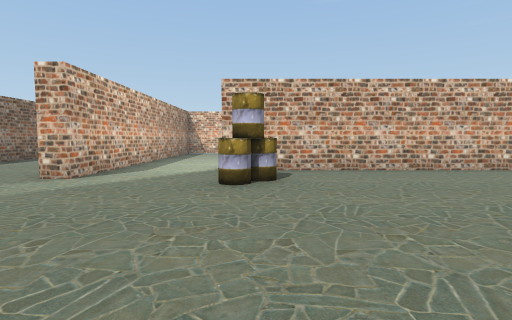
[1] (above)

19 first-person views from a walk through a Unity game level. The camera is 1.4 m above the floor, tilts 4° down and sees 80° across. The floor is counted in squares, 2 m on a side. Each view is taken from the middle of a square. On the plan, view 1 faces up. The plan holds only what a view shows up to about 10 squares ahead; the rest is blank. The player character is not drawn.

[2]
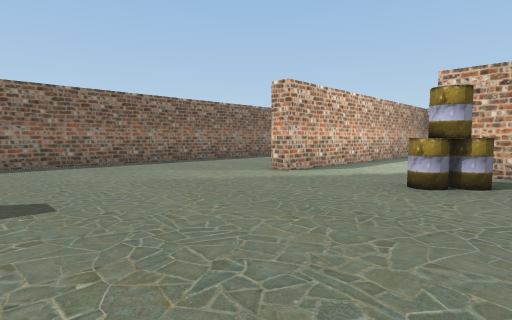

[3]
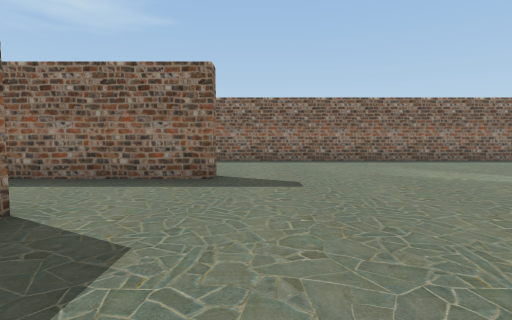

[4]
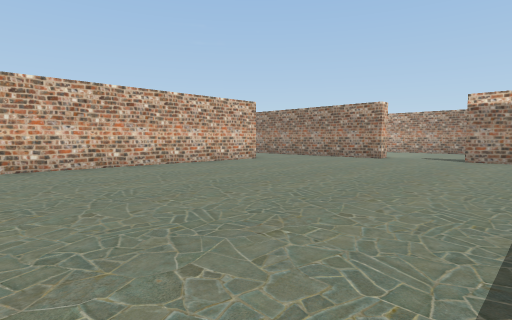

[5]
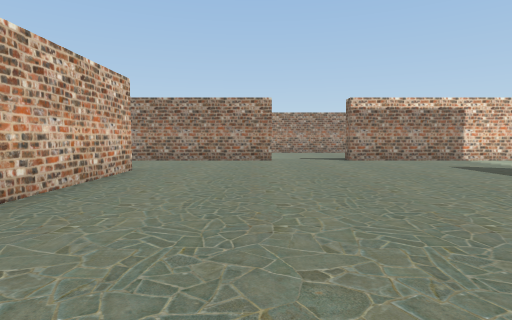

[6]
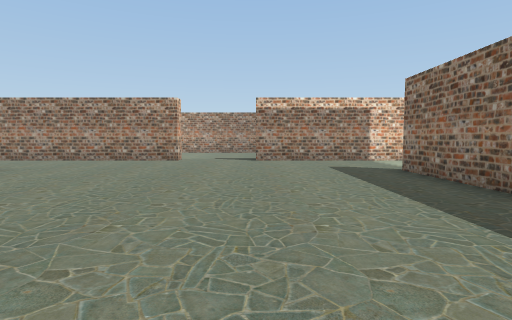

[7]
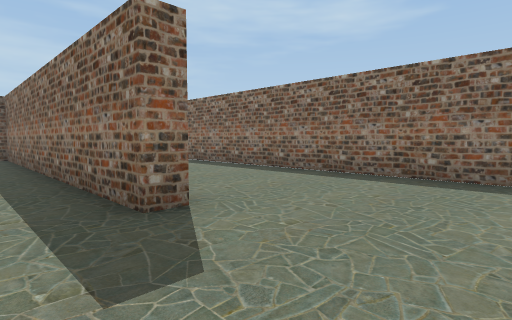

[8]
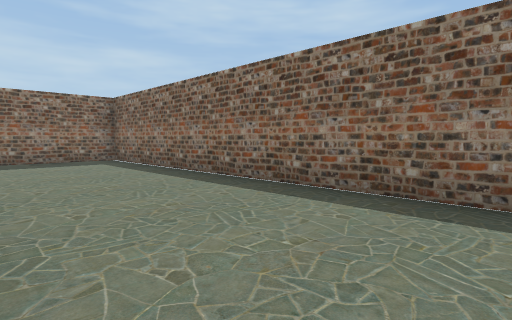

[9]
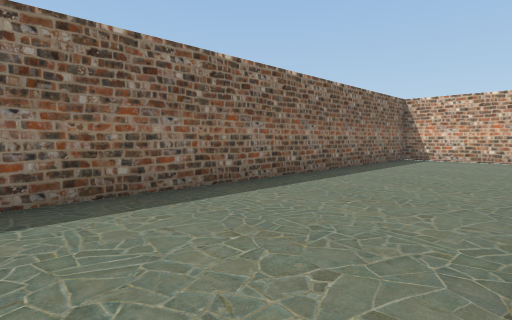

[10]
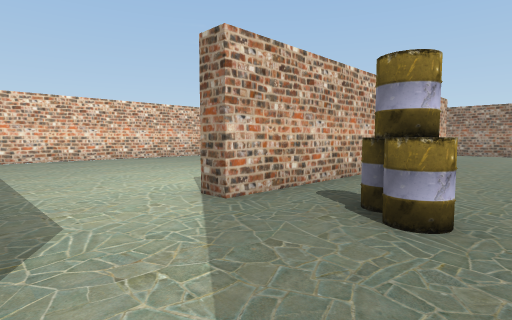

[11]
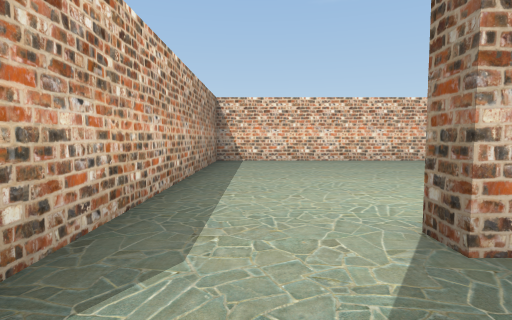

[12]
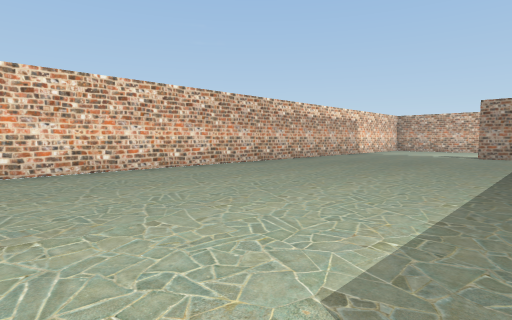

[13]
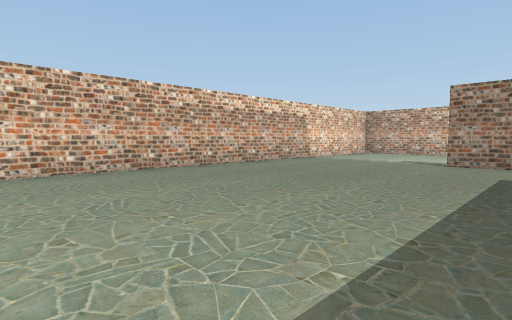

[14]
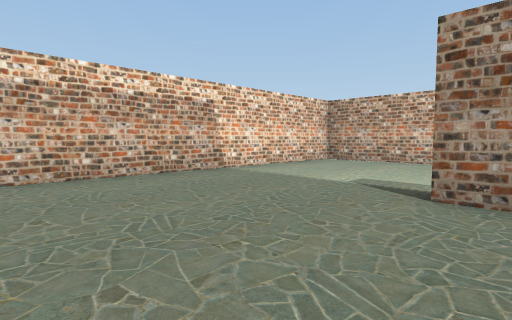

[15]
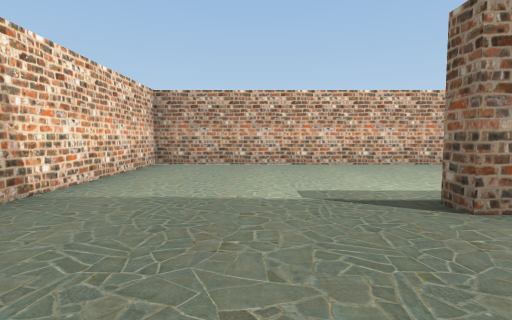

[16]
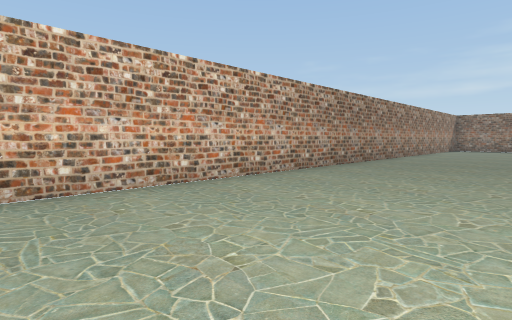

[17]
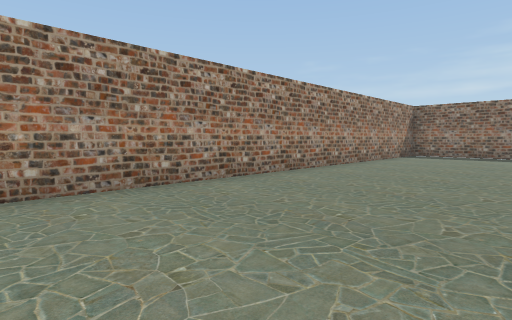

[18]
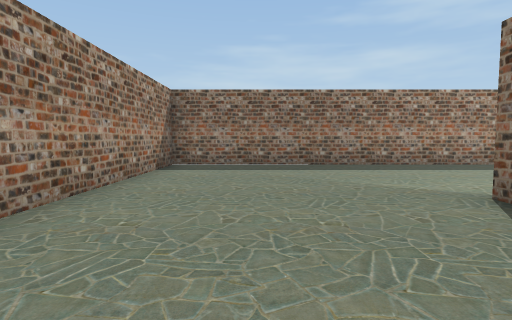

[19]
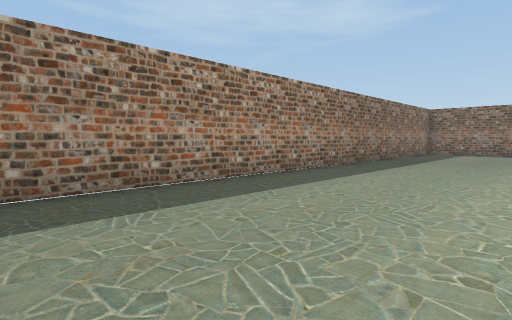

### Floor plan
Ten units are one square. View 1 is at (0, 0); x grows to the right and y downward. Boxes are objects, and circles mark ways between rooms. Rooms are numbered by the first view taken in them; rooms with no view inside come last. Other rooms are left out.
<svg viewBox="-82 -152 259 259">
<path fill="none" stroke="#000" d="M-32 -53 -38 -53M-39 7 -32 7 -32 35M58 23 88 23M88 -67 -7 -67M118 -35 118 -55M118 42 118 -10M-49 -147 -77 -147 -77 102 -49 102M118 -55 118 -100 124 -100M20 102 172 102 172 -147 -32 -147 -32 -53M-32 35 -32 102M-7 -67 -7 -72"/>
<rect x="-5" y="-55" width="10" height="10" fill="#bbb"><title>barrel</title></rect>
<circle cx="-20" cy="-53" r="3" fill="#2a7"/>
<circle cx="-20" cy="27" r="3" fill="#2a7"/>
<circle cx="107" cy="-17" r="3" fill="#2a7"/>
<text x="0" y="-20">1</text>
<text x="80" y="30">2</text>
</svg>
Room 1 opens to room 2.

Where each view was taken, in squares from view 1:
view 1: 0 up, 0 right, facing up
view 2: 0 up, 1 right, facing up-left
view 3: 0 up, 2 right, facing left
view 4: 1 down, 1 right, facing up-right
view 5: 4 up, 2 right, facing right
view 6: 1 up, 2 right, facing right
view 7: 2 up, 2 left, facing down-left
view 8: 0 up, 4 left, facing down-left
view 9: 4 up, 4 left, facing up-left
view 10: 4 up, 3 left, facing up-right
view 11: 5 up, 2 left, facing up
view 12: 8 up, 1 left, facing up-right
view 13: 8 up, 3 right, facing up-right
view 14: 9 up, 8 right, facing up-right
view 15: 12 up, 9 right, facing right
view 16: 10 up, 13 right, facing down-right
view 17: 3 up, 13 right, facing down-right
view 18: 2 down, 15 right, facing down
view 19: 6 down, 12 right, facing down-left
